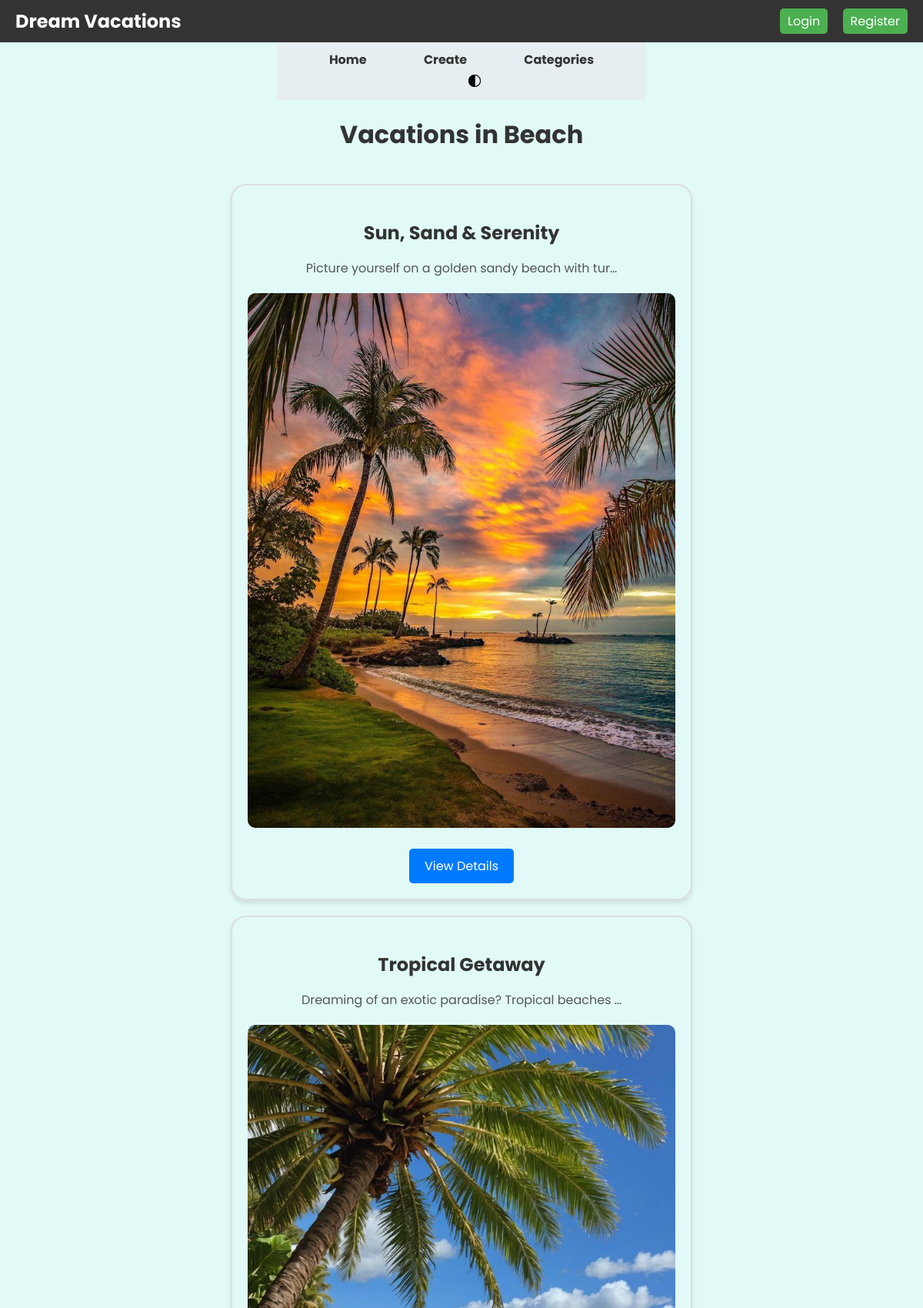
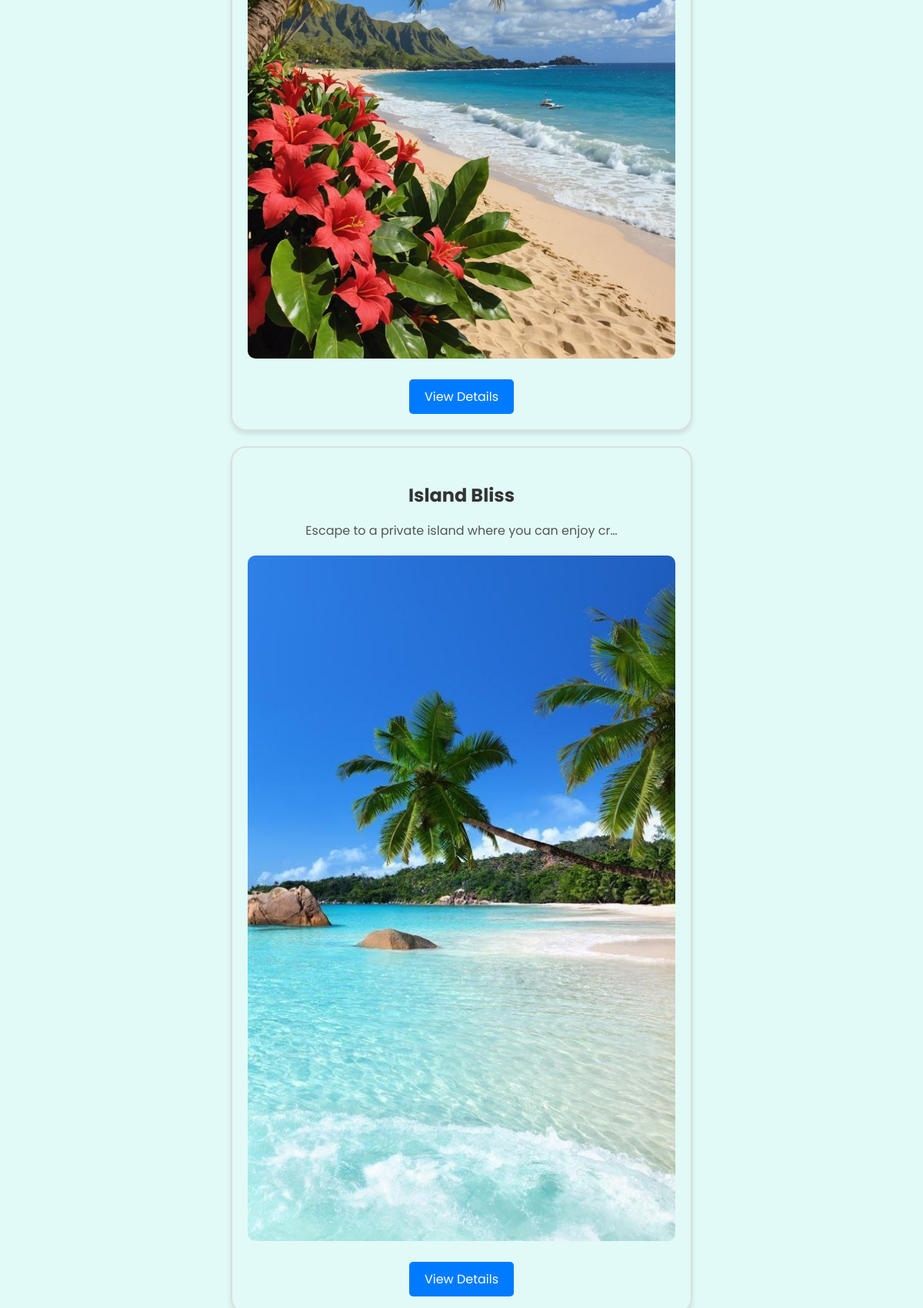
The app's page /categories/Beach/ (upper part) with its own data (2 pictures, top to bottom).
### vacations/models.py (models this page shows, shortened)
class DreamVacation(models.Model):
    CATEGORY_CHOICES = [
        ('Beach', 'Beach'),
        ('Hiking', 'Hiking'),
        ('Cottage', 'Cottage'),
        ('Cruise', 'Cruise'),
        ('Others', 'Others'),
    ]
    title = models.CharField(max_length=100)
    description = models.TextField()
    category = models.CharField(max_length=50, choices=CATEGORY_CHOICES)
    image = models.ImageField(upload_to='vacation_images/')
    created_at = models.DateTimeField(auto_now_add=True)

### vacations/views.py (the view)
# urls.py: path('categories/<str:category>/', views.category_view, name='category_view'),
def category_view(request, category):
    vacations = DreamVacation.objects.filter(category=category).annotate(
        interaction_score=Count('comments') + Count('comments__upvotes')
    ).order_by('-interaction_score')
    return render(request, 'vacations/category.html', {'vacations': vacations, 'category': category})

### vacations/templates/vacations/category.html (shortened to what this page needs)
{% extends 'vacations/base.html' %}
{% block content %}
<h1 class="vcs-title">Vacations in {{ category }}</h1>
<div class="vcs-results-container">
    {% for vacation in vacations %}
        <div class="vcs-card">
            <a href="{% url 'vacation_detail' vacation.id %}" class="vcs-card-link">
                <h3 class="vcs-card-title">{{ vacation.title }}</h3>
            </a>
            <p class="vcs-card-description">{{ vacation.description|truncatechars:50 }}</p>
            <img src="{{ vacation.image.url }}" alt="{{ vacation.title }}" class="vcs-card-image">
            <a href="{% url 'vacation_detail' vacation.id %}" class="vcs-card-button">View Details</a>
        </div>
    {% endfor %}
</div>
{% endblock %}

### static/css/styles.css (style rules this page uses)
* { box-sizing: border-box; }
body, html { margin: 0; padding: 0; font-family: 'Poppins',Arial, sans-serif; background-color: #e1faf7; color: #333; display: flex; flex-direction: column; min-height: 100vh; }
.vcs-search-results, .vcs-results-container { padding: 20px; display: flex; flex-direction: column; align-items: center; gap: 20px; }
.vcs-title { text-align: center; margin-bottom: 20px; font-size: 2rem; }
.vcs-card { width: 90%; max-width: 600px; border-radius: 20px; border: 2px solid #ddd; padding: 20px; box-shadow: 0 4px 6px rgba(0, 0, 0, 0.1); text-align: center; transition: transform 0.2s; }
.vcs-card-link { text-decoration: none; color: inherit; }
.vcs-card-title { margin-bottom: 10px; font-size: 1.5rem; transition: transform 0.2s; cursor: pointer; }
.vcs-card-description { margin-bottom: 20px; color: #555; }
.vcs-card-image { width: 100%; height: auto; border-radius: 10px; margin-bottom: 20px; }
.vcs-card-button { display: inline-block; padding: 10px 20px; background-color: #007bff; color: white; text-decoration: none; border-radius: 5px; transition: background-color 0.2s; }

### records on screen
DreamVacation: title "Sun, Sand & Serenity", description "Picture yourself on a golden sandy beach with tur…", image (picture)
DreamVacation: title "Tropical Getaway", description "Dreaming of an exotic paradise? Tropical beaches …", image (picture)
DreamVacation: title "Island Bliss", description "Escape to a private island where you can enjoy cr…", image (picture)

### other values on screen
{{ category }} "Beach"
